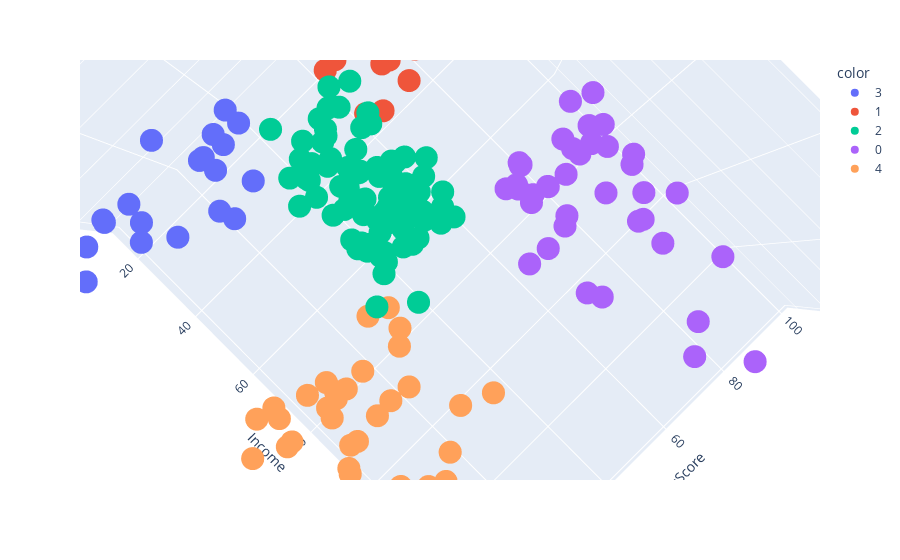

Here is the notebook cell this chart was saved with:
### Markdown cell above
**Завдання 11**

Зробити візуалізацію кластеризації методу К-середніх на вибраних Вами двох різних кількостях кластерів використовуючи [scatter_3d](https://plotly.com/python/3d-scatter-plots/).

### Code cell
fig = px.scatter_3d(df, x='Income', y='SpendingScore', z='Age',
                    color=km5.labels_.astype(str))
fig.show()

### Figure 1 — Plotly figure (JSON) as saved in the notebook; plotly's stock layout.template omitted (floating-point values rounded to 4 significant figures)
{"data": [{"hovertemplate": "color=3<br>Income=%{x}<br>SpendingScore=%{y}<br>Age=%{z}<extra></extra>", "legendgroup": "3", "marker": {"color": "#636efa", "symbol": "circle"}, "mode": "markers", "name": "3", "scene": "scene", "showlegend": true, "type": "scatter3d", "x": [15, 16, 17, 18, 19, 19, 20, 20, 21, 23, 24, 25, 28, 28, 29, 30, 33, 33, 34, 37, 38, 39, 39], "y": [39, 6, 40, 6, 3, 14, 15, 13, 35, 29, 35, 5, 14, 32, 31, 4, 4, 14, 17, 26, 35, 36, 28], "z": [19, 20, 31, 35, 64, 67, 58, 37, 35, 52, 35, 46, 54, 45, 40, 60, 53, 49, 42, 36, 65, 48, 49]}, {"hovertemplate": "color=1<br>Income=%{x}<br>SpendingScore=%{y}<br>Age=%{z}<extra></extra>", "legendgroup": "1", "marker": {"color": "#EF553B", "symbol": "circle"}, "mode": "markers", "name": "1", "scene": "scene", "showlegend": true, "type": "scatter3d", "x": [15, 16, 17, 18, 19, 19, 20, 20, 21, 23, 24, 25, 28, 28, 29, 30, 33, 33, 34, 37, 38, 39, 39], "y": [81, 77, 76, 94, 72, 99, 77, 79, 66, 98, 73, 73, 82, 61, 87, 73, 92, 81, 73, 75, 92, 61, 65], "z": [21, 23, 22, 23, 30, 35, 24, 22, 20, 35, 25, 31, 29, 35, 23, 21, 18, 21, 30, 20, 24, 31, 24]}, {"hovertemplate": "color=2<br>Income=%{x}<br>SpendingScore=%{y}<br>Age=%{z}<extra></extra>", "legendgroup": "2", "marker": {"color": "#00cc96", "symbol": "circle"}, "mode": "markers", "name": "2", "scene": "scene", "showlegend": true, "type": "scatter3d", "x": [40, 40, 40, 40, 42, 42, 43, 43, 43, 43, 44, 44, 46, 46, 46, 46, 47, 47, 48, 48, 48, 48, 48, 48, 49, 49, 50, 50, 54, 54, 54, 54, 54, 54, 54, 54, 54, 54, 54, 54, 57, 57, 58, 58, 59, 59, 60, 60, 60, 60, 60, 60, 61, 61, 62, 62, 62, 62, 62, 62, 63, 63, 63, 63, 63, 63, 64, 64, 65, 65, 65, 65, 67, 67, 67, 67, 69, 71, 76], "y": [55, 47, 42, 42, 52, 60, 54, 60, 45, 41, 50, 46, 51, 46, 56, 55, 52, 59, 51, 59, 50, 48, 59, 47, 55, 42, 49, 56, 47, 54, 53, 48, 52, 42, 51, 55, 41, 44, 57, 46, 58, 55, 60, 46, 55, 41, 49, 40, 42, 52, 47, 50, 42, 49, 41, 48, 59, 55, 56, 42, 50, 46, 43, 48, 52, 54, 42, 46, 48, 50, 43, 59, 43, 57, 56, 40, 58, 35, 40], "z": [50, 27, 29, 31, 49, 33, 31, 59, 50, 47, 51, 69, 27, 53, 70, 19, 67, 54, 63, 18, 43, 68, 19, 32, 70, 47, 60, 60, 59, 26, 45, 40, 23, 49, 57, 38, 67, 46, 21, 48, 55, 22, 34, 50, 68, 18, 48, 40, 32, 24, 47, 27, 48, 20, 23, 49, 67, 26, 49, 21, 66, 54, 68, 66, 65, 19, 38, 19, 18, 19, 63, 49, 51, 50, 27, 38, 40, 43, 28]}, {"hovertemplate": "color=0<br>Income=%{x}<br>SpendingScore=%{y}<br>Age=%{z}<extra></extra>", "legendgroup": "0", "marker": {"color": "#ab63fa", "symbol": "circle"}, "mode": "markers", "name": "0", "scene": "scene", "showlegend": true, "type": "scatter3d", "x": [69, 70, 71, 71, 71, 72, 73, 73, 74, 75, 76, 77, 77, 78, 78, 78, 78, 78, 78, 79, 81, 85, 86, 87, 87, 87, 88, 88, 93, 97, 98, 99, 101, 103, 103, 113, 120, 126, 137], "y": [91, 77, 95, 75, 75, 71, 88, 73, 72, 93, 87, 97, 74, 90, 88, 76, 89, 78, 73, 83, 93, 75, 95, 63, 75, 92, 86, 69, 90, 86, 88, 97, 68, 85, 69, 91, 79, 74, 83], "z": [39, 31, 40, 38, 39, 31, 29, 32, 35, 32, 32, 28, 32, 34, 39, 38, 27, 30, 30, 29, 31, 36, 33, 32, 28, 36, 30, 27, 35, 32, 29, 30, 28, 36, 32, 38, 35, 32, 30]}, {"hovertemplate": "color=4<br>Income=%{x}<br>SpendingScore=%{y}<br>Age=%{z}<extra></extra>", "legendgroup": "4", "marker": {"color": "#FFA15A", "symbol": "circle"}, "mode": "markers", "name": "4", "scene": "scene", "showlegend": true, "type": "scatter3d", "x": [70, 71, 71, 72, 73, 73, 74, 75, 77, 77, 78, 78, 78, 78, 78, 78, 79, 81, 85, 86, 87, 87, 87, 88, 88, 93, 97, 98, 99, 101, 103, 103, 113, 120, 126, 137], "y": [29, 11, 9, 34, 5, 7, 10, 5, 12, 36, 22, 17, 20, 16, 1, 1, 35, 5, 26, 20, 27, 13, 10, 13, 15, 14, 32, 15, 39, 24, 17, 23, 8, 16, 28, 18], "z": [23, 59, 47, 25, 20, 44, 19, 57, 25, 48, 34, 43, 44, 47, 37, 34, 56, 19, 50, 42, 36, 40, 36, 52, 58, 59, 37, 46, 41, 54, 41, 34, 33, 47, 45, 32]}], "layout": {"autosize": true, "dragmode": "zoom", "legend": {"title": {"text": "color"}, "tracegroupgap": 0}, "margin": {"t": 60}, "scene": {"aspectmode": "auto", "aspectratio": {"x": 1.429, "y": 1.148, "z": 0.6093}, "camera": {"center": {"x": 0, "y": 0, "z": 0}, "eye": {"x": 0.002689, "y": -0.002682, "z": 1.065}, "projection": {"type": "perspective"}, "up": {"x": -1.097e-05, "y": -1.105e-05, "z": 1.0}}, "domain": {"x": [0, 1], "y": [0, 1]}, "dragmode": "turntable", "xaxis": {"title": {"text": "Income"}, "type": "linear"}, "yaxis": {"title": {"text": "SpendingScore"}, "type": "linear"}, "zaxis": {"title": {"text": "Age"}, "type": "linear"}}}}
